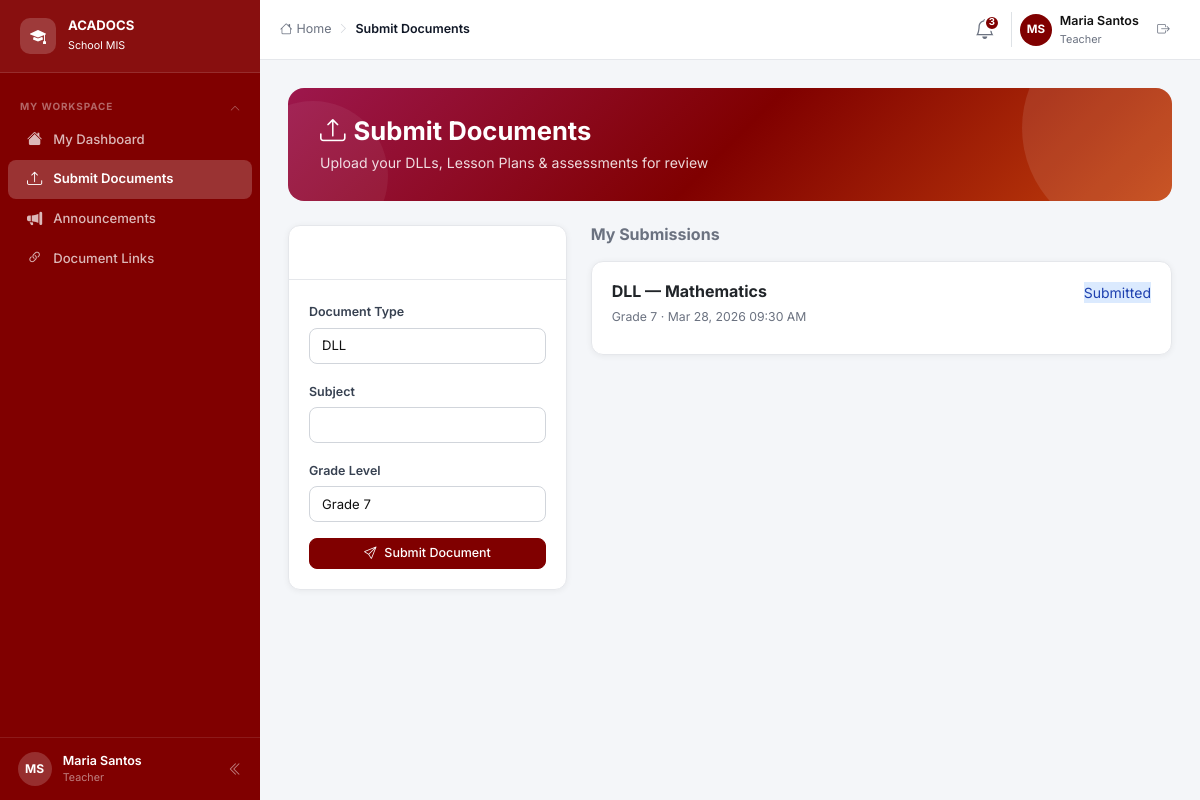
/pages/submit_documents.php (signed in), run on the app's committed database.
### tables this page shows
CREATE TABLE teachers (
    id              INT UNSIGNED AUTO_INCREMENT PRIMARY KEY,
    employee_id     VARCHAR(20)  NOT NULL UNIQUE,
    name            VARCHAR(100) NOT NULL,
    email           VARCHAR(150) NOT NULL UNIQUE,
    grade_level     VARCHAR(50)  NOT NULL,
    submission_rate DECIMAL(5,2) DEFAULT 0.00,
    user_id         INT UNSIGNED NULL,
    created_at      TIMESTAMP DEFAULT CURRENT_TIMESTAMP,
    FOREIGN KEY (user_id) REFERENCES users(id) ON DELETE SET NULL
);

CREATE TABLE documents (
    id              INT UNSIGNED AUTO_INCREMENT PRIMARY KEY,
    teacher_id      INT UNSIGNED NOT NULL,
    type            ENUM('DLL','Lesson Plan','Assessment','Report') NOT NULL,
    subject         VARCHAR(100) NOT NULL,
    grade_level     VARCHAR(50)  NOT NULL,
    date_submitted  DATETIME     NOT NULL,
    status          ENUM('Submitted','Reviewed','Returned','Pending') DEFAULT 'Pending',
    created_at      TIMESTAMP DEFAULT CURRENT_TIMESTAMP,
    FOREIGN KEY (teacher_id) REFERENCES teachers(id) ON DELETE CASCADE
);

### config.php (called while the page is built, shortened)
<?php
function currentUser(): ?array {
    return $_SESSION['user'] ?? null;
}
function e(string $s): string {
    return htmlspecialchars($s, ENT_QUOTES, 'UTF-8');
}

### pages/submit_documents.php (the view, shortened to what this page needs)
<?php
require_once __DIR__ . '/../config.php';
$db = getDB();
$user    = currentUser();
$teacher = $db->prepare("SELECT * FROM teachers WHERE email=? LIMIT 1");
$teacher->execute([$user['email']]);
$teacher = $teacher->fetch();
$myDocs = [];
if ($teacher) {
    $stmt = $db->prepare("SELECT d.*, GROUP_CONCAT(df.comment ORDER BY df.date SEPARATOR '|||') AS feedback_comments
                          FROM documents d
                          LEFT JOIN document_feedback df ON df.document_id=d.id
                          WHERE d.teacher_id=?
                          GROUP BY d.id ORDER BY d.date_submitted DESC");
    $stmt->execute([$teacher['id']]);
    $myDocs = $stmt->fetchAll();
}
include __DIR__ . '/../includes/header.php';
?>
<div class="page-header">
  <h4><i class="bi bi-upload me-2"></i>Submit Documents</h4>
  <p>Upload your DLLs, Lesson Plans & assessments for review</p>
</div>
<div class="row g-4">
  <div class="col-lg-4">
    <div class="card sticky-top" style="top:80px;">
      <div class="card-header fw-semibold" style="background:var(--maroon);color:#fff;">
        <i class="bi bi-file-earmark-plus me-2"></i>New Submission
      </div>
      <div class="card-body">
        <?php if (!$teacher): ?>
        <div class="alert alert-warning small">Your account is not linked to a teacher profile.</div>
        <?php else: ?>
        <form method="POST">
          <div class="mb-3">
            <label class="form-label small fw-semibold">Document Type</label>
            <select name="type" class="form-select form-select-sm">
              <option>DLL</option>
            </select>
          </div>
          <div class="mb-3">
            <label class="form-label small fw-semibold">Subject</label>
            <input type="text" name="subject" class="form-control form-control-sm"
                   value="<?= e(implode(', ', json_decode($teacher['subjects'] ?? '[]', true) ?: [])) ?>" required>
          </div>
          <div class="mb-3">
            <label class="form-label small fw-semibold">Grade Level</label>
            <input type="text" name="grade_level" class="form-control form-control-sm"
                   value="<?= e($teacher['grade_level']) ?>" required>
          </div>
          <button type="submit" class="btn btn-maroon w-100 btn-sm">
            <i class="bi bi-send me-2"></i>Submit Document
          </button>
        </form>
        <?php endif; ?>
      </div>
    </div>
  </div>
  <div class="col-lg-8">
    <h6 class="fw-bold mb-3 text-muted">My Submissions</h6>
    <?php foreach ($myDocs as $doc):
      $badgeMap = ['Submitted'=>'badge-submitted','Reviewed'=>'badge-reviewed','Pending'=>'badge-pending','Returned'=>'badge-returned'];
    ?>
    <div class="card mb-3">
      <div class="card-body">
        <div class="d-flex justify-content-between align-items-start mb-2">
          <div>
            <h6 class="fw-bold mb-1"><?= e($doc['type']) ?> — <?= e($doc['subject']) ?></h6>
            <span class="text-muted small"><?= e($doc['grade_level']) ?> · <?= date('M d, Y h:i A', strtotime($doc['date_submitted'])) ?></span>
          </div>
          <span class="status-pill <?= $badgeMap[$doc['status']] ?? 'badge-pending' ?>"><?= e($doc['status']) ?></span>
        </div>
      </div>
    </div>
    <?php endforeach; ?>
  </div>
</div>
<?php include __DIR__ . '/../includes/footer.php'; ?>

### includes/header.php (shortened to what this page needs)
<?php
$user     = currentUser();
$initials = implode('', array_map(fn($w) => strtoupper($w[0]), array_slice(explode(' ', $user['name'] ?? 'U'), 0, 2)));
$role     = $user['role'] ?? '';
$uri      = $_SERVER['REQUEST_URI'];
try {
  $db = getDB();
  $recentAnnouncements = $db->query("SELECT * FROM announcements WHERE status='active' ORDER BY date DESC LIMIT 4")->fetchAll();
} catch (Exception $e) { $recentAnnouncements = []; }
?>
<!DOCTYPE html>
<html lang="en">
<head>
<link rel="stylesheet" href="https://cdn.jsdelivr.net/npm/bootstrap@5.3.3/dist/css/bootstrap.min.css">
<link rel="stylesheet" href="https://cdn.jsdelivr.net/npm/bootstrap-icons@1.11.3/font/bootstrap-icons.min.css">
<link rel="stylesheet" href="<?= BASE_URL ?>assets/css/app.css">
</head>
<body>
<nav id="sidebar" role="navigation">
  <button id="sidebar-brand-toggle" class="sidebar-brand" type="button" onclick="toggleCollapse()" title="Toggle sidebar" aria-expanded="true">
    <div class="sidebar-brand-icon">
      <i class="bi bi-mortarboard-fill fs-6"></i>
    </div>
    <div class="sidebar-brand-text">
      <h6>ACADOCS</h6>
      <small>School MIS</small>
    </div>
  </button>
  <div class="sidebar-scroll">
    <?php if ($role === 'admin'): ?>
    <div class="sidebar-section">
      <button class="sidebar-section-btn open" onclick="toggleSection(this)">
        <span class="sidebar-section-label">Main</span>
        <i class="bi bi-chevron-down sidebar-section-arrow"></i>
      </button>
      <div class="sidebar-section-items open">
        <a href="<?= BASE_URL ?>dashboard"
           class="nav-link <?= str_contains($uri,'dashboard')?'active':'' ?>">
          <i class="bi bi-speedometer2 nav-icon"></i>
          <span class="sidebar-label">Dashboard</span>
        </a>
      </div>
    </div>
    <div class="sidebar-section">
      <button class="sidebar-section-btn <?= str_contains($uri,'document')||str_contains($uri,'submit')?'open':'' ?>"
              onclick="toggleSection(this)">
        <span class="sidebar-section-label">Documents</span>
        <i class="bi bi-chevron-down sidebar-section-arrow"></i>
      </button>
      <div class="sidebar-section-items <?= str_contains($uri,'document')||str_contains($uri,'submit')?'open':'' ?>">
        <a href="<?= BASE_URL ?>submit-documents"
           class="nav-link <?= str_contains($uri,'submit-documents')?'active':'' ?>">
          <i class="bi bi-upload nav-icon"></i>
          <span class="sidebar-label">Submit Documents</span>
        </a>
        <a href="<?= BASE_URL ?>documents"
           class="nav-link <?= preg_match('#/documents/?$#',$uri)?'active':'' ?>">
          <i class="bi bi-folder2-open nav-icon"></i>
          <span class="sidebar-label">Manage Documents</span>
        </a>
      </div>
    </div>
    <div class="sidebar-section">
      <button class="sidebar-section-btn <?= str_contains($uri,'performance')||str_contains($uri,'enrollment')||str_contains($uri,'announcements')||str_contains($uri,'parent')?'open':'' ?>"
              onclick="toggleSection(this)">
        <span class="sidebar-section-label">Academic</span>
        <i class="bi bi-chevron-down sidebar-section-arrow"></i>
      </button>
      <div class="sidebar-section-items <?= str_contains($uri,'performance')||str_contains($uri,'enrollment')||str_contains($uri,'announcements')||str_contains($uri,'parent')?'open':'' ?>">
        <a href="<?= BASE_URL ?>performance"
           class="nav-link <?= str_contains($uri,'performance')?'active':'' ?>">
          <i class="bi bi-graph-up-arrow nav-icon"></i>
          <span class="sidebar-label">Performance Analytics</span>
        </a>
        <a href="<?= BASE_URL ?>enrollment-kpis"
           class="nav-link <?= str_contains($uri,'enrollment')?'active':'' ?>">
          <i class="bi bi-people-fill nav-icon"></i>
          <span class="sidebar-label">Enrollment &amp; KPIs</span>
        </a>
        <a href="<?= BASE_URL ?>announcements"
           class="nav-link <?= str_contains($uri,'announcements')?'active':'' ?>">
          <i class="bi bi-megaphone-fill nav-icon"></i>
          <span class="sidebar-label">Announcements</span>
        </a>
        <a href="<?= BASE_URL ?>parent-meetings"
           class="nav-link <?= str_contains($uri,'parent')?'active':'' ?>">
          <i class="bi bi-calendar3 nav-icon"></i>
          <span class="sidebar-label">Parent Meetings</span>
        </a>
      </div>
    </div>
    <div class="sidebar-section">
      <button class="sidebar-section-btn <?= str_contains($uri,'financial')||str_contains($uri,'time-records')||str_contains($uri,'deped')||str_contains($uri,'document-links')||str_contains($uri,'property')?'open':'' ?>"
              onclick="toggleSection(this)">
        <span class="sidebar-section-label">Operations</span>
        <i class="bi bi-chevron-down sidebar-section-arrow"></i>
      </button>
      <div class="sidebar-section-items <?= str_contains($uri,'financial')||str_contains($uri,'time-records')||str_contains($uri,'deped')||str_contains($uri,'document-links')||str_contains($uri,'property')?'open':'' ?>">
        <a href="<?= BASE_URL ?>financial-reports"
           class="nav-link <?= str_contains($uri,'financial')?'active':'' ?>">
          <i class="bi bi-cash-stack nav-icon"></i>
          <span class="sidebar-label">Financial Reports</span>
        </a>
        <a href="<?= BASE_URL ?>time-records"
           class="nav-link <?= str_contains($uri,'time-records')?'active':'' ?>">
          <i class="bi bi-clock nav-icon"></i>
          <span class="sidebar-label">Time Records</span>
        </a>
        <a href="<?= BASE_URL ?>deped-documents"
           class="nav-link <?= str_contains($uri,'deped')?'active':'' ?>">
          <i class="bi bi-clipboard2-check nav-icon"></i>
          <span class="sidebar-label">DepEd Documents</span>
        </a>
        <a href="<?= BASE_URL ?>document-links"
           class="nav-link <?= str_contains($uri,'document-links')?'active':'' ?>">
          <i class="bi bi-link-45deg nav-icon"></i>
          <span class="sidebar-label">Document Links</span>
        </a>
        <a href="<?= BASE_URL ?>property-management"
           class="nav-link <?= str_contains($uri,'property')?'active':'' ?>">
          <i class="bi bi-building nav-icon"></i>
          <span class="sidebar-label">Property Management</span>
        </a>
      </div>
    </div>
    <div class="sidebar-section">
      <button class="sidebar-section-btn <?= str_contains($uri,'users')?'open':'' ?>"
              onclick="toggleSection(this)">
        <span class="sidebar-section-label">System</span>
        <i class="bi bi-chevron-down sidebar-section-arrow"></i>
      </button>
      <div class="sidebar-section-items <?= str_contains($uri,'users')?'open':'' ?>">
        <a href="<?= BASE_URL ?>users"
           class="nav-link <?= str_contains($uri,'users')?'active':'' ?>">
          <i class="bi bi-person-gear nav-icon"></i>
          <span class="sidebar-label">User Management</span>
        </a>
      </div>
    </div>
    <?php elseif ($role === 'teacher'): ?>
    <div class="sidebar-section">
      <button class="sidebar-section-btn open" onclick="toggleSection(this)">
        <span class="sidebar-section-label">My Workspace</span>
        <i class="bi bi-chevron-down sidebar-section-arrow"></i>
      </button>
      <div class="sidebar-section-items open">
        <a href="<?= BASE_URL ?>teacher-dashboard"
           class="nav-link <?= str_contains($uri,'teacher-dashboard')?'active':'' ?>">
          <i class="bi bi-house-fill nav-icon"></i>
          <span class="sidebar-label">My Dashboard</span>
        </a>
        <a href="<?= BASE_URL ?>submit-documents"
           class="nav-link <?= str_contains($uri,'submit')?'active':'' ?>">
          <i class="bi bi-upload nav-icon"></i>
          <span class="sidebar-label">Submit Documents</span>
        </a>
        <a href="<?= BASE_URL ?>announcements"
           class="nav-link <?= str_contains($uri,'announcements')?'active':'' ?>">
          <i class="bi bi-megaphone-fill nav-icon"></i>
          <span class="sidebar-label">Announcements</span>
        </a>
        <a href="<?= BASE_URL ?>document-links"
           class="nav-link <?= str_contains($uri,'document-links')?'active':'' ?>">
          <i class="bi bi-link-45deg nav-icon"></i>
          <span class="sidebar-label">Document Links</span>
        </a>
      </div>
    </div>
    <?php endif; ?>
  </div>
  <div class="sidebar-user">
    <div class="sidebar-user-avatar"><?= $initials ?></div>
    <div class="sidebar-user-info">
      <div class="sidebar-user-name"><?= e($user['name'] ?? '') ?></div>
      <div class="sidebar-user-role"><?= e(ucfirst($role)) ?></div>
    </div>
    <button id="sidebar-collapse-btn" class="sidebar-collapse-btn d-none d-lg-flex" type="button" onclick="toggleCollapse()" title="Collapse sidebar" aria-expanded="true">
      <i class="bi bi-chevron-double-left" id="collapse-icon"></i>
    </button>
  </div>
</nav>
<header id="topbar">
  <nav aria-label="breadcrumb" class="flex-grow-1">
    <ol class="breadcrumb">
      <li class="breadcrumb-item">
        <a href="<?= BASE_URL ?>dashboard"><i class="bi bi-house me-1"></i>Home</a>
      </li>
      <li class="breadcrumb-sep"><i class="bi bi-chevron-right"></i></li>
      <li class="breadcrumb-item active"><?= e(PAGE_TITLE) ?></li>
    </ol>
  </nav>
  <div class="d-flex align-items-center gap-2 ms-auto">
    <div class="position-relative">
      <button class="notif-btn" onclick="toggleNotif(event)" title="Notifications">
        <i class="bi bi-bell fs-5"></i>
        <?php if (count($recentAnnouncements) > 0): ?>
        <span class="notif-badge"><?= count($recentAnnouncements) ?></span>
        <?php endif; ?>
      </button>
    </div>
    <div class="d-flex align-items-center gap-2 ps-2 border-start">
      <div style="width:32px;height:32px;border-radius:50%;background:var(--primary);color:#fff;font-size:.72rem;font-weight:700;display:flex;align-items:center;justify-content:center;">
        <?= $initials ?>
      </div>
      <div class="d-none d-sm-block">
        <div style="font-size:.78rem;font-weight:600;color:#111;"><?= e($user['name'] ?? '') ?></div>
        <div style="font-size:.68rem;color:var(--muted);"><?= e(ucfirst($role)) ?></div>
      </div>
    </div>
    <a href="<?= BASE_URL ?>logout" class="btn btn-ghost btn-sm" title="Logout">
      <i class="bi bi-box-arrow-right"></i>
    </a>
  </div>
</header>
<main id="main-content" class="animate-in">

### data on the page
teachers: name "MS", name "Maria Santos", grade_level "Grade 7"
documents: type "DLL", subject "Mathematics", grade_level "Grade 7", date_submitted "Mar 28, 2026 09:30 AM", status "Submitted"

### other printed values
$role "Teacher"
PAGE_TITLE "Submit Documents"
count($recentAnnouncements) "3"
